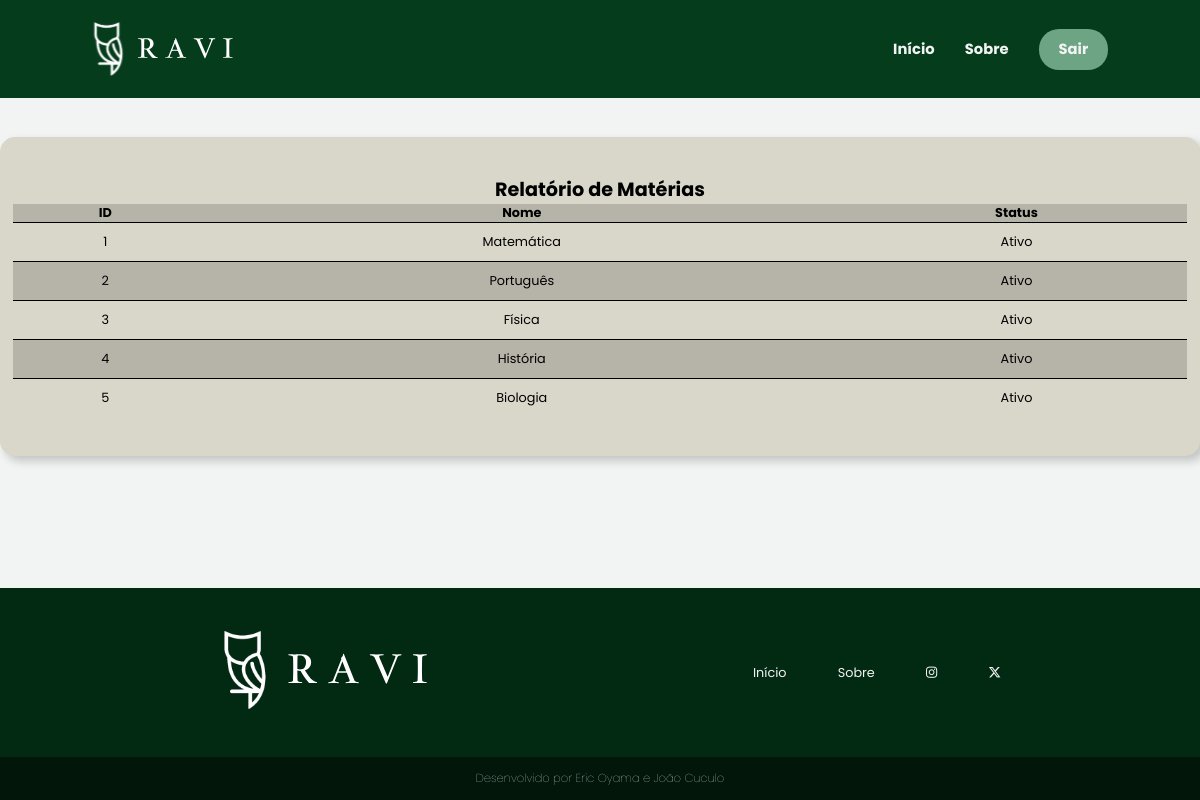
The app's page /sistema-usuario/usuario/relatorio-materia.php (signed in), older data.
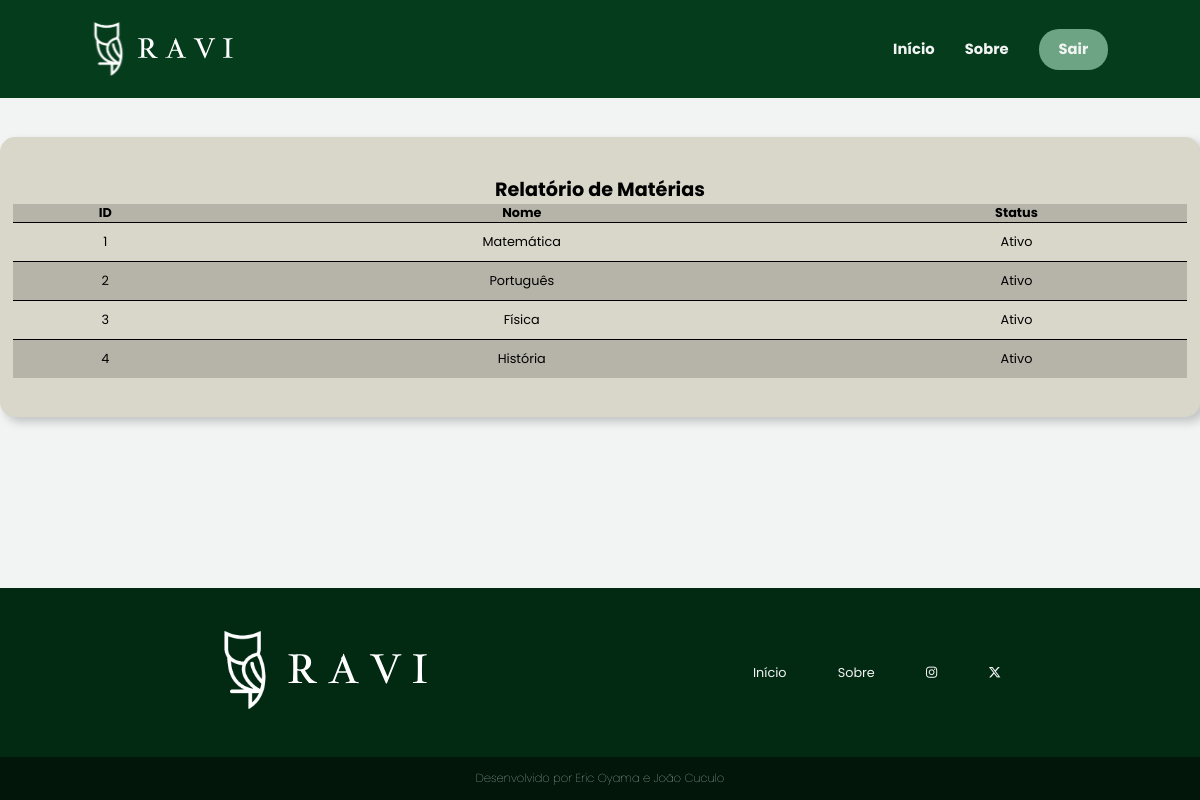
The same page, newer data.
### tables this page shows
CREATE TABLE `area` (
  `id` int(11) NOT NULL,
  `nome` varchar(50) NOT NULL,
  `status` varchar(11) NOT NULL
);

### sistema-usuario/usuario/relatorio-materia.php (the view, shortened to what this page needs)
<?php
    require_once('../../conexao.php');
    $sql = "SELECT * FROM area";
    $resultado = mysqli_query($conexao, $sql);
?>
<!DOCTYPE html>
<html lang="pt-br">
<head>
    <link rel="stylesheet" href="../../assets/css/header-footer.css">
    <link rel="stylesheet" href="../../assets/css/principal.css">
    <link rel="stylesheet" href="../../assets/css/relatorios.css">
</head>
<body>
    <?php require_once("../template-usuario/menu2.php") ?>
    <main class="container">
        <section class="relatorio-box">
            <h2>Relatório de Matérias</h2>
            <div class="table-roll-y table-roll-x">
                <table>
                    <thead>
                        <tr id="cabecalho-relatorio">
                            <th>ID</th>
                            <th>Nome</th>
                            <th>Status</th>
                        </tr>
                    </thead>
                    <tbody>
                        <?php while ($linha = mysqli_fetch_array($resultado)) {
                            if ($linha['status'] == 1) {
                                $status = "Ativo";
                            } else {
                                $status = "Inativo";
                            }
                            ?>
                    <tr>
                        <td class="td-espaco"><?= $linha['id'] ?></td>
                        <td class="td-espaco"><?= $linha['nome'] ?></td>
                        <td class="td-espaco"><?= $status ?></td>
                    </tr>
                    <?php } ?>
                    </tbody>
                </table>
            </div>
        </section>
    </main>
    <?php require_once("../template-usuario/rodape1.php") ?>
</body>
</html>

Row changes from the older to the newer data that the page shows:
removed area: id "5", nome "Biologia", status "Ativo"
